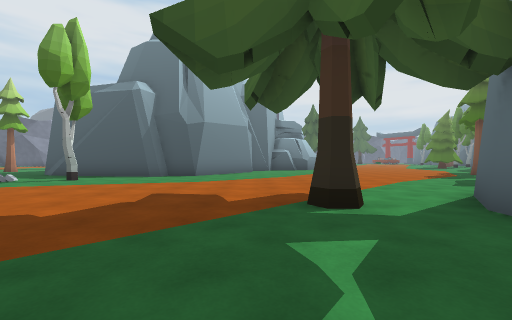
View 1 (above)

16 first-person views from a walk through a 3-D level made in the Unity game engine. The camera is 1.2 m above the floor, looks level and sees 90° across. The floor is counted in squares, 2 m on a side. Each view is taken from the middle of a square. On the plan, view 1 faces up. The plan holds only what a view shows up to about 9 squares ahead; the rest is blank. The place goes on beyond the plan. The player character is not drawn. Some animated figures are left out.

View 2
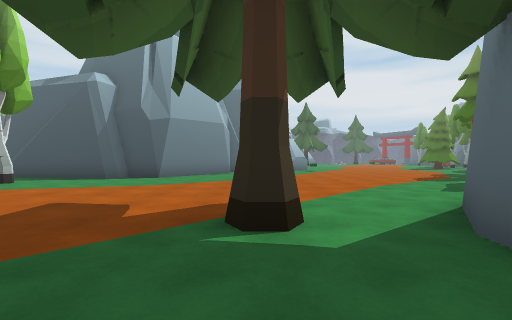

View 3
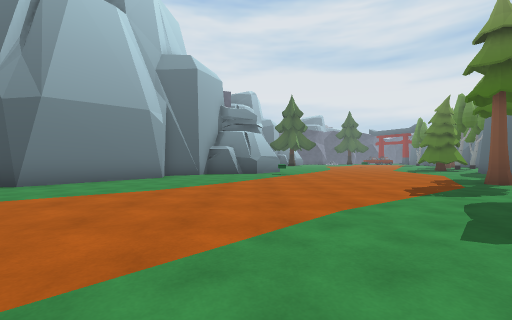

View 4
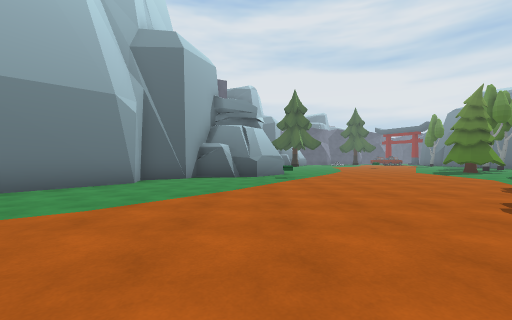

View 5
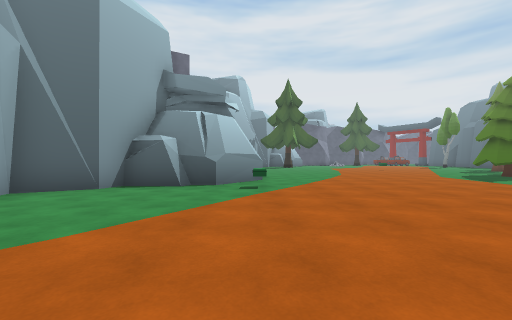

View 6
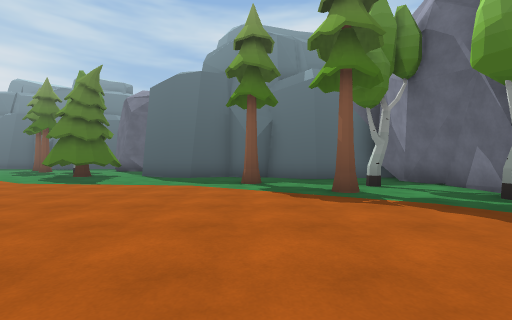

View 7
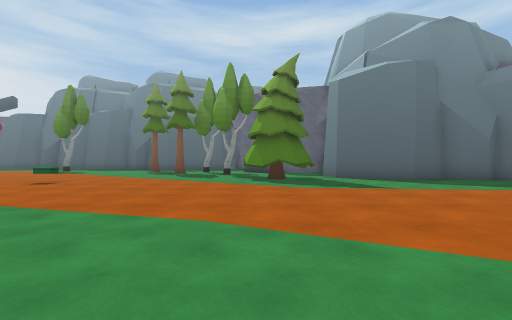

View 8
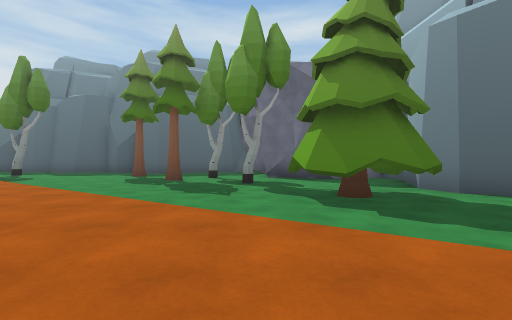

View 9
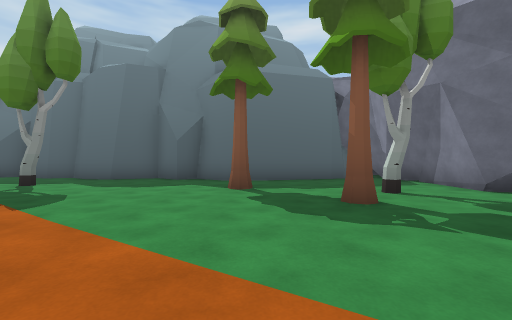

View 10
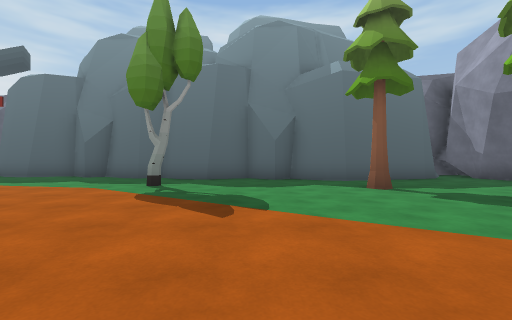

View 11
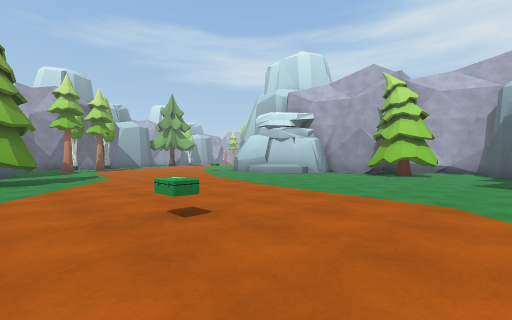

View 12
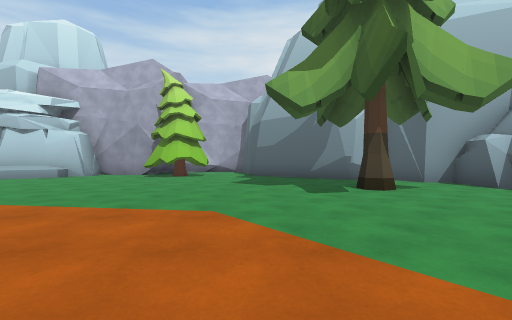

View 13
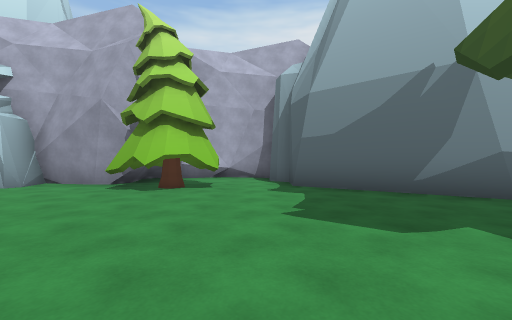

View 14
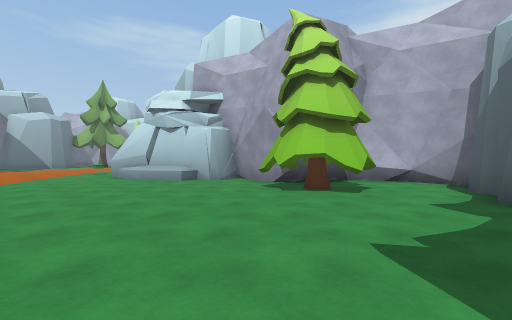

View 15
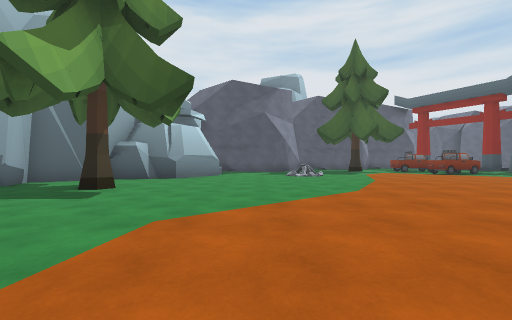

View 16
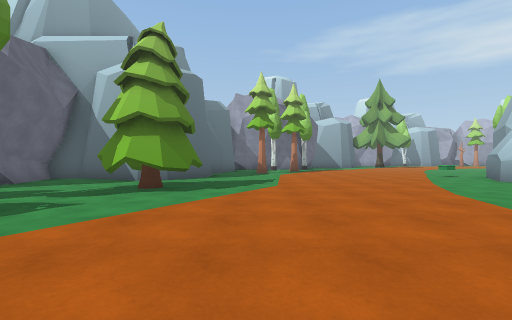

### Floor plan
Key: @ floor where view 1 was taken; # wall or solid block; . floor; ^ raised ledge; T tree; O other object.
Columns run from 6 left of view 1 to 22 right of it. Each row starts with its distance up from view 1.
 33            ####.............#
 32           ###...............#
 31           #.................#
 30          ##..#..............#
 29          #...............#.##
 28         ##.................##
 27      ####...................#
 26      #.....................##
 25      #..TT.................#
 24      #..#T........O.....T..#
 23      ####T.................#
 22        ##..............T...##
 21        #................#...#
 20        ###............#....##
 19          #^........TT..#####
 18          #^........#T..##
 17          ##........T....#
 16          #..........###.#
 15       ####O........## ###
 14      ##............#
 13      ##............#
 12     ##...........T.#
 11     #..............#
 10 #####..........T...#
  9 ................#..#
  8 .#............#..###
  7 ............. #### #
  6 ............
  5  ..........
  4   ........#
  3    ....#.##
  2     .....
  1      ...
  0       @

Positions as (right, up) in squares from view 1, and headings:
1: (0, 0), facing up
2: (1, 1), facing up
3: (3, 4), facing up
4: (3, 6), facing up
5: (4, 9), facing up
6: (4, 12), facing right
7: (5, 19), facing right
8: (9, 20), facing right
9: (13, 24), facing right
10: (13, 27), facing right
11: (13, 27), facing down-left
12: (12, 27), facing left
13: (8, 26), facing left
14: (7, 27), facing down-left
15: (10, 24), facing up
16: (11, 24), facing down
